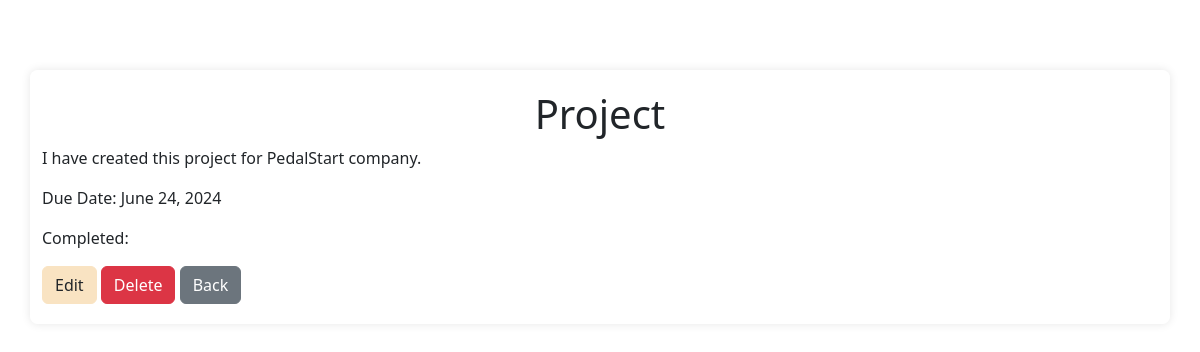
Page /tasks/7/ on the committed database.
### tasks/models.py (models this page shows, shortened)
class Task(models.Model):
    STATUS_CHOICES = [
        ('pending', 'Pending'),
        ('started', 'Started'),
        ('completed', 'Completed'),
    ]
    title = models.CharField(max_length=120)
    description = models.TextField(max_length = 200,blank=True)
    due_date = models.DateField(null= True,blank=True)
    status = models.CharField(max_length=10, choices=STATUS_CHOICES, default='pending')

### tasks/views.py (the view)
# urls.py: path('tasks/<int:pk>/', task_detail, name='task-detail'),  # task id part
def task_detail(request, pk):
    task = get_object_or_404(Task, pk=pk)
    return render(request, 'tasks/task_detail.html', {'task': task})

### tasks/templates/tasks/task_detail.html (shortened to what this page needs)
{% extends 'tasks/base.html' %}
{% block content %}
<h1>{{ task.title }}</h1>
<p>{{ task.description }}</p>
<p>Due Date: {{ task.due_date }}</p>
<p>Completed: {{ task.completed }}</p>
<a href="{% url 'task-update' task.id %}" class="btn btn-warning">Edit</a>
<form action="{% url 'task-delete' task.id %}" method="post" class="d-inline">
    <button type="submit" class="btn btn-danger">Delete</button>
    <a href="javascript:history.back()" class="btn btn-secondary">Back</a>
</form>
{% endblock %}

### tasks/static/css/style.css (style rules this page uses)
body { background-image: url('/static/images/asthetic.jpg'); background-size: cover; background-repeat: no-repeat; background-position: center center; background-attachment: fixed; font-family: Arial, sans-serif; color: #333; padding: 20px; }

### tasks/static/css/index.css (style rules this page uses)
h1 { text-align: center; }
body .container .btn-warning { background-color: #f9e3c2; border-color: #f9e3c2; color: #212529; }
.btn-danger { background-color: #dc3545; border-color: #dc3545; color: #fff; }
.d-inline { display: inline-block; }

### rows in the picture
Task: title "Project", description "I have created this project for PedalStart company.", due_date "June 24, 2024"
